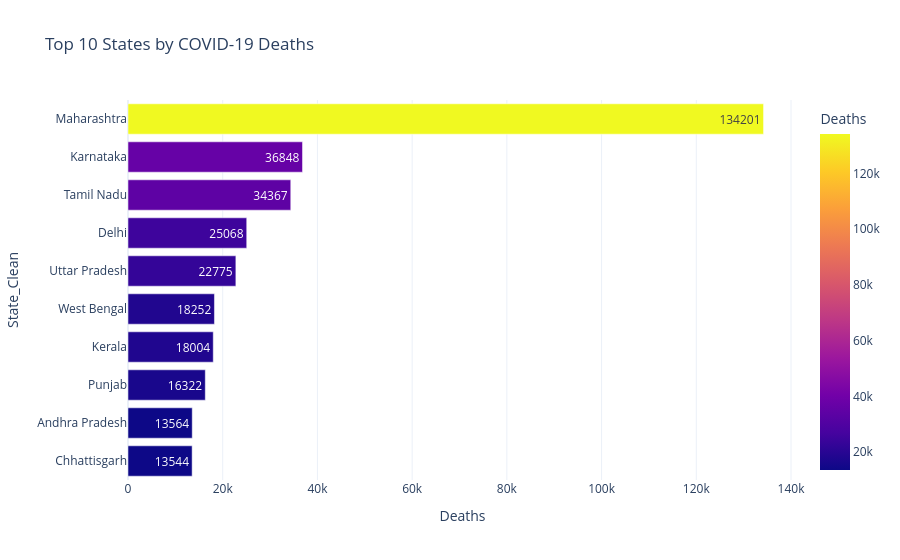

Source (notebook cell):
### Code cell
# Top 10 States by COVID Deaths

fig = px.bar(
    state_deaths.head(10),
    x="Deaths",
    y="State_Clean",
    orientation="h",
    color="Deaths",
    text="Deaths",
    title="Top 10 States by COVID-19 Deaths",
    template="plotly_white"
)

fig.update_layout(
    yaxis={"categoryorder": "total ascending"}
)

fig.show()

### Figure 1 — Plotly figure (JSON) as saved in the notebook; plotly's stock layout.template omitted (floating-point values rounded to 4 significant figures)
{"data": [{"hovertemplate": "Deaths=%{marker.color}<br>State_Clean=%{y}<extra></extra>", "legendgroup": "", "marker": {"color": [134201, 36848, 34367, 25068, 22775, 18252, 18004, 16322, 13564, 13544], "coloraxis": "coloraxis", "pattern": {"shape": ""}}, "name": "", "orientation": "h", "showlegend": false, "text": [134200.0, 36850.0, 34370.0, 25070.0, 22780.0, 18250.0, 18000.0, 16320.0, 13560.0, 13540.0], "textposition": "auto", "type": "bar", "x": [134201, 36848, 34367, 25068, 22775, 18252, 18004, 16322, 13564, 13544], "xaxis": "x", "y": ["Maharashtra", "Karnataka", "Tamil Nadu", "Delhi", "Uttar Pradesh", "West Bengal", "Kerala", "Punjab", "Andhra Pradesh", "Chhattisgarh"], "yaxis": "y"}], "layout": {"barmode": "relative", "coloraxis": {"colorbar": {"title": {"text": "Deaths"}}, "colorscale": [[0, "#0d0887"], [0.1111, "#46039f"], [0.2222, "#7201a8"], [0.3333, "#9c179e"], [0.4444, "#bd3786"], [0.5556, "#d8576b"], [0.6667, "#ed7953"], [0.7778, "#fb9f3a"], [0.8889, "#fdca26"], [1, "#f0f921"]]}, "legend": {"tracegroupgap": 0}, "title": {"text": "Top 10 States by COVID-19 Deaths"}, "xaxis": {"anchor": "y", "domain": [0, 1], "title": {"text": "Deaths"}}, "yaxis": {"anchor": "x", "categoryorder": "total ascending", "domain": [0, 1], "title": {"text": "State_Clean"}}}}
